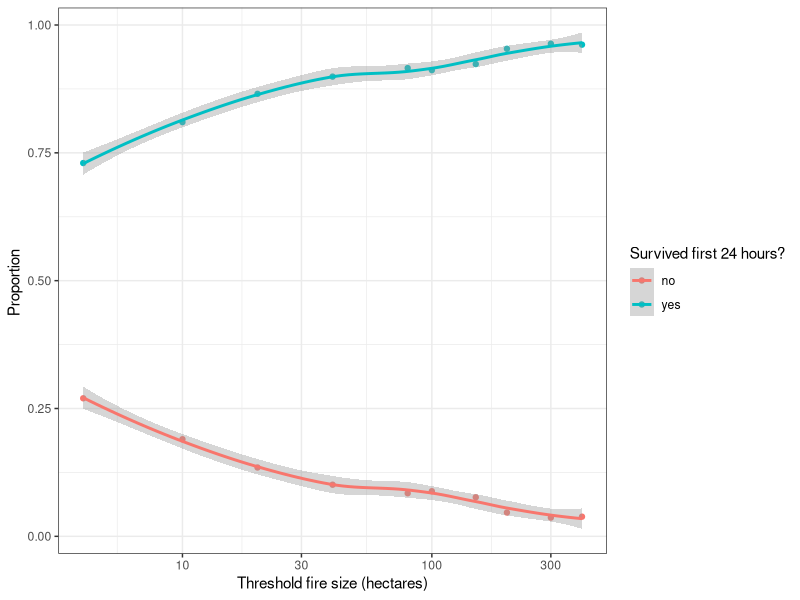

Reproduce this figure in R.
# Purpose: Show bias of how fire size thresholds affect the proportion of fires that survive the first 24 hours of initial attack.
# Main point: Large fires tend to be those that survived initial attack and, as we show in this paper, burn under more extreme conditions

library(tidyverse)

fires <- read_csv("data/data_output/merged-data-and-derived-variables.csv")

ia <-
  fires %>% 
  dplyr::filter(objective == "suppression") %>% 
  dplyr::filter(prop_ypmc > 0.5)

prop_suppressed_by_size <-
  ia %>% 
  group_by(survived_ia) %>% 
  summarize(`4` = length(which(area_ha >= 4)),
            `10` = length(which(area_ha >= 10)),
            `20` = length(which(area_ha >= 20)),
            `40` = length(which(area_ha >= 40)),
            `80` = length(which(area_ha >= 80)),
            `100` = length(which(area_ha >= 100)),
            `150` = length(which(area_ha >= 150)),
            `200` = length(which(area_ha >= 200)),
            `300` = length(which(area_ha >= 300)),
            `400` = length(which(area_ha >= 400))) %>% 
  gather(key = threshold, value = count, -survived_ia) %>% 
  dplyr::mutate(threshold = as.numeric(threshold)) %>% 
  dplyr::mutate(survived_ia = ifelse(survived_ia == 1, yes = "yes", no = "no"))


prop_suppressed_by_size <-
  prop_suppressed_by_size %>% 
  dplyr::left_join(prop_suppressed_by_size %>% group_by(threshold) %>% summarize(total_count = sum(count)), by = "threshold") %>% 
  dplyr::mutate(prop = count / total_count)


ggplot(prop_suppressed_by_size, aes(threshold, prop, color = as.factor(survived_ia))) + 
  geom_point() + 
  geom_smooth() +
  labs(color = "Survived first 24 hours?",
       x = "Threshold fire size (hectares)",
       y = "Proportion ") +
  scale_x_log10() +
  theme_bw()
